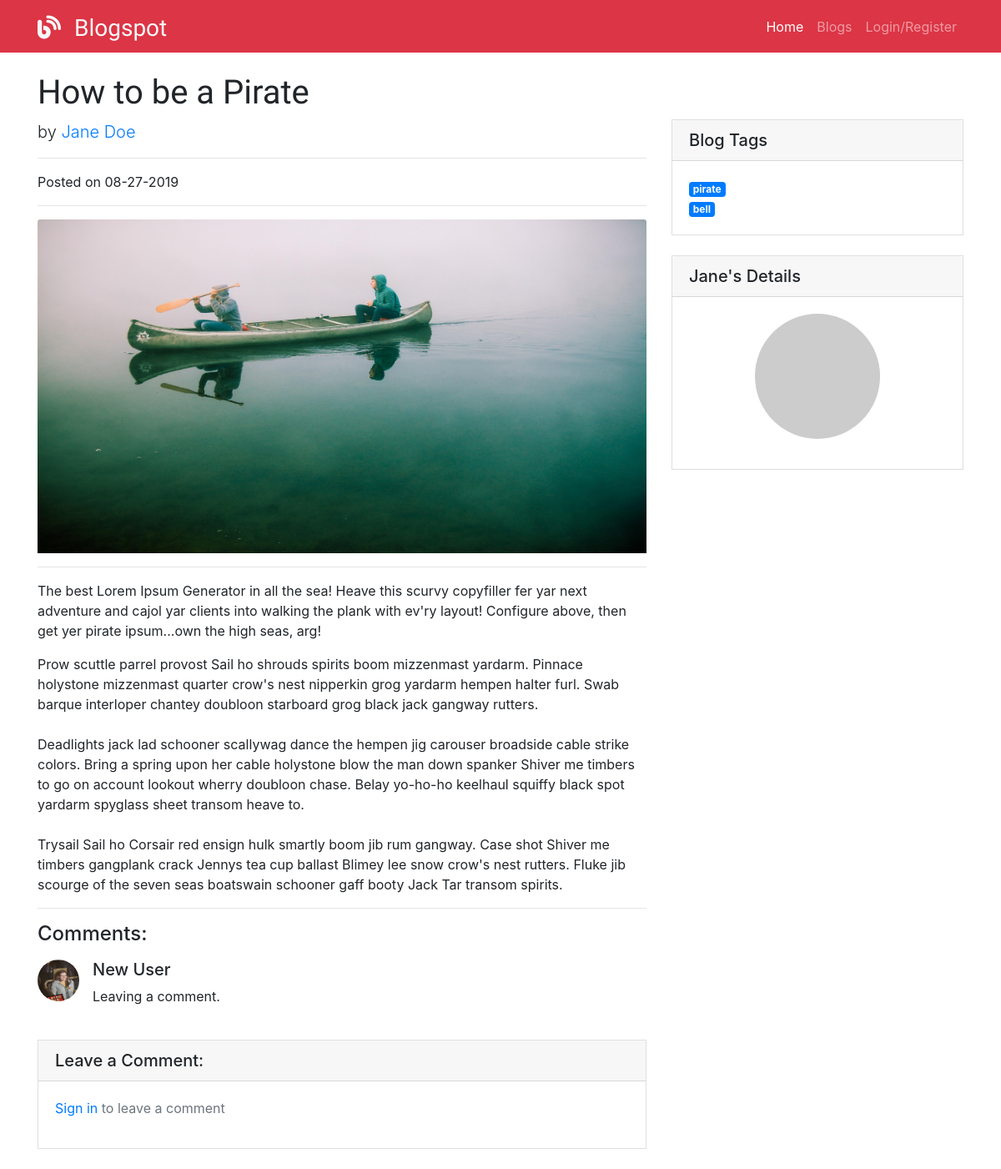
/blogs/3, run on the app's committed database.
### models.py (models this page shows, shortened)
class Blog(db.Model):
    __tablename__ = "blogs"
    id = db.Column(db.Integer, primary_key=True)
    title = db.Column(db.String(55))
    content = db.Column(db.Text)
    user_id = db.Column(db.Integer, db.ForeignKey('user.id'), nullable=False)
    user = db.relationship('User', foreign_keys=[user_id], backref="user_blogs")
    pic_filepath = db.Column(db.Text)
    created_at = db.Column(db.DateTime, server_default=func.now())
    updated_at = db.Column(db.DateTime, server_default=func.now(), onupdate=func.now())
    blog_has_tags = relationship('BlogTag', cascade="all, delete-orphan")

class User(db.Model):
    __tablename__ = "user"
    id = db.Column(db.Integer, primary_key=True)
    first_name = db.Column(db.String(45))
    last_name = db.Column(db.String(45))
    tagline = db.Column(db.String(100))
    twitter = db.Column(db.String(15))
    instagram = db.Column(db.String(30))
    facebook = db.Column(db.String(50))
    pic_filepath = db.Column(db.Text)
    email = db.Column(db.String(45))
    password = db.Column(db.String(100))
    created_at = db.Column(db.DateTime, server_default=func.now())
    updated_at = db.Column(db.DateTime, server_default=func.now(), onupdate=func.now())

class Comment(db.Model):
    __tablename__ = "comments"
    id = db.Column(db.Integer, primary_key=True)
    content = db.Column(db.Text)
    blog_id = db.Column(db.Integer, db.ForeignKey('blogs.id'), nullable=False)
    blog = db.relationship('Blog', foreign_keys=[blog_id], backref=backref("blog_comments", cascade="all, delete-orphan"))
    user_id = db.Column(db.Integer, db.ForeignKey('user.id'), nullable=False)
    user = db.relationship('User', foreign_keys=[user_id],  backref=backref("user_comments", cascade="all, delete-orphan"))
    created_at = db.Column(db.DateTime, server_default=func.now())
    updated_at = db.Column(db.DateTime, server_default=func.now(), onupdate=func.now())

class BlogTag(db.Model):
    __tablename__ = "blog_tags"
    id = db.Column(db.Integer, primary_key=True)
    tag_id = db.Column(db.Integer, db.ForeignKey('tags.id'), nullable=False)
    blog_id = db.Column(db.Integer, db.ForeignKey('blogs.id'), nullable=False)
    tag = relationship('Tag', back_populates="tag_has_blogs")
    blog = relationship('Blog', back_populates="blog_has_tags")

class Tag(db.Model):
    __tablename__ = "tags"
    id = db.Column(db.Integer, primary_key=True)
    text = db.Column(db.String(20))
    created_at = db.Column(db.DateTime, server_default=func.now())
    updated_at = db.Column(db.DateTime, server_default=func.now(), onupdate=func.now())
    tag_has_blogs = relationship('BlogTag')

### controller_functions.py (the view)
def show_blog(id):
    blog = Blog.query.get(id)
    return render_template('blog.html', blog=blog)

### templates/blog.html (shortened to what this page needs)
<!DOCTYPE html>
<html lang="en">
  <head>
    <link rel="stylesheet" href="https://stackpath.bootstrapcdn.com/bootstrap/4.3.1/css/bootstrap.min.css"
>
      <link href="{{url_for('static', filename='css/styles.css')}}" rel="stylesheet">
  </head>
  <body>
      {% include 'navbar.html' with context %}
    <div class="container">
      <h1 class="mt-4">{{ blog.title }}</h1>
      <div class="row">
        <div class="col-lg-8">
          <p class="lead">
            by
            <a href="/users/{{ blog.user_id }}">
            {{ blog.user.first_name }} {{ blog.user.last_name }}</a>
          </p>
          <hr>
          <p>Posted on {{ blog.created_at.strftime('%m-%d-%Y') }}
          </p>
          {%  if blog.pic_filepath %}
          <hr>
          <img class="card-img-top" id="blog_img" src="
                        {{ url_for('static', filename='img/blogs/' + blog.pic_filepath)}}" alt="Blog picture">
          {% endif %}
          <hr>
          <p id="blogContent">{{ blog.content | safe}}</p>
          <hr>
          <h4 class="mb-3">Comments:</h4>
          {%  for comment in blog.blog_comments %}
          <div class="media mb-4">
            <img class="d-flex mr-3 rounded-circle small-user-pic" src="{%  if comment.user.pic_filepath %}
                        {{ url_for('static', filename='img/users/' + comment.user.pic_filepath)}}
                            {% else %}
                             http://placehold.it/50x50 {% endif %}" alt="">
            <div class="media-body">
              <h5 class="mt-0">{{ comment.user.first_name }} {{ comment.user.last_name }}</h5>
              <p>{{ comment.content }}</p>
            </div>
          </div>
          {% endfor %}
          {%  if session['userid'] %}
          <div class="card my-4">
            <h5 class="card-header">Leave a Comment:</h5>
            <div class="card-body">
              <form method="post" action="/blogs/{{ blog.id }}/comment/create">
                <div class="form-group">
                  <textarea class="form-control" rows="3" name="content"></textarea>
                </div>
                <button type="submit" class="btn btn-primary">Submit</button>
              </form>
            </div>
          </div>
          {% else %}
            <div class="card my-4">
                <h5 class="card-header">Leave a Comment:</h5>
                <div class="card-body">
                    <p class="text-muted"><a href="" data-toggle="modal" data-target="#loginModal">Sign in</a> to leave a comment</p>
                </div>
            </div>
          {%  endif %}
        </div>
        <div class="col-md-4">
          <div class="card">
            <h5 class="card-header">Blog Tags</h5>
            <div class="card-body">
              <div class="row">
                <div class="col-lg-6">
                  <ul id="tags" class="list-unstyled mb-0">
                    {%  for tag in blog.blog_has_tags %}
                    <li><a href="/blogs/search/{{ tag.tag.text }}" class="badge badge-primary">{{ tag.tag.text }}</a>
                    </li>
                    {% endfor %}
                  </ul>
                </div>
              </div>
            </div>
          </div>
          <div class="card my-4">
            <h5 class="card-header">{{ blog.user.first_name }}'s Details</h5>
            <div class="card-body">
              <img class="user-img rounded-circle mb-3" src="{%  if blog.user.pic_filepath %}
                        {{ url_for('static', filename='img/users/' + blog.user.pic_filepath)}}
                            {% else %} http://placehold.it/125x125 {%endif%}"
                alt="Card image cap">
            </div>
          </div>
        </div>
      </div>
    </div>
  </body>
</html>

### static/css/styles.css (style rules this page uses)
* { margin: 0; padding: 0; }
h1, h2 { font-family: 'Gayathri', sans-serif; }
ul { margin-left: 20px; }
#tags { margin-left: 0 !important; }
#blog_img { max-height: 400px; }
.small-user-pic { width: 50px; height: 50px; }
.user-img { display: block; margin: 0 auto; width: 150px; }
.card { border-radius: 0 !important; }

### data on the page
Blog: title "How to be a Pirate", created_at "08-27-2019", pic_filepath (picture), content "The best Lorem Ipsum Generator in all the sea! Heave this scurvy copyfiller fer yar next adventure and cajol yar clients into walking the plank with ev'ry layout! Configure above, then get yer pirate ipsum...own the high seas, arg! Prow scuttle parrel provost Sail ho shrouds spirits boom mizzenmast yardarm. Pinnace holystone mizzenmast quarter crow's nest nipperkin grog yardarm hempen halter furl. Swab barque interloper chantey doubloon starboard grog black jack gangway rutters. Deadlights jack lad schooner scallywag dance the hempen jig carouser broadside cable strike colors. Bring a spring upon her cable holystone blow the man down spanker Shiver me timbers to go on account lookout wherry…"
User: user.first_name "Jane", user.last_name "Doe"
Comment: pic_filepath (picture), user.first_name "New", user.last_name "User", content "Leaving a comment."
BlogTag: tag.text "pirate"
BlogTag: tag.text "bell"
